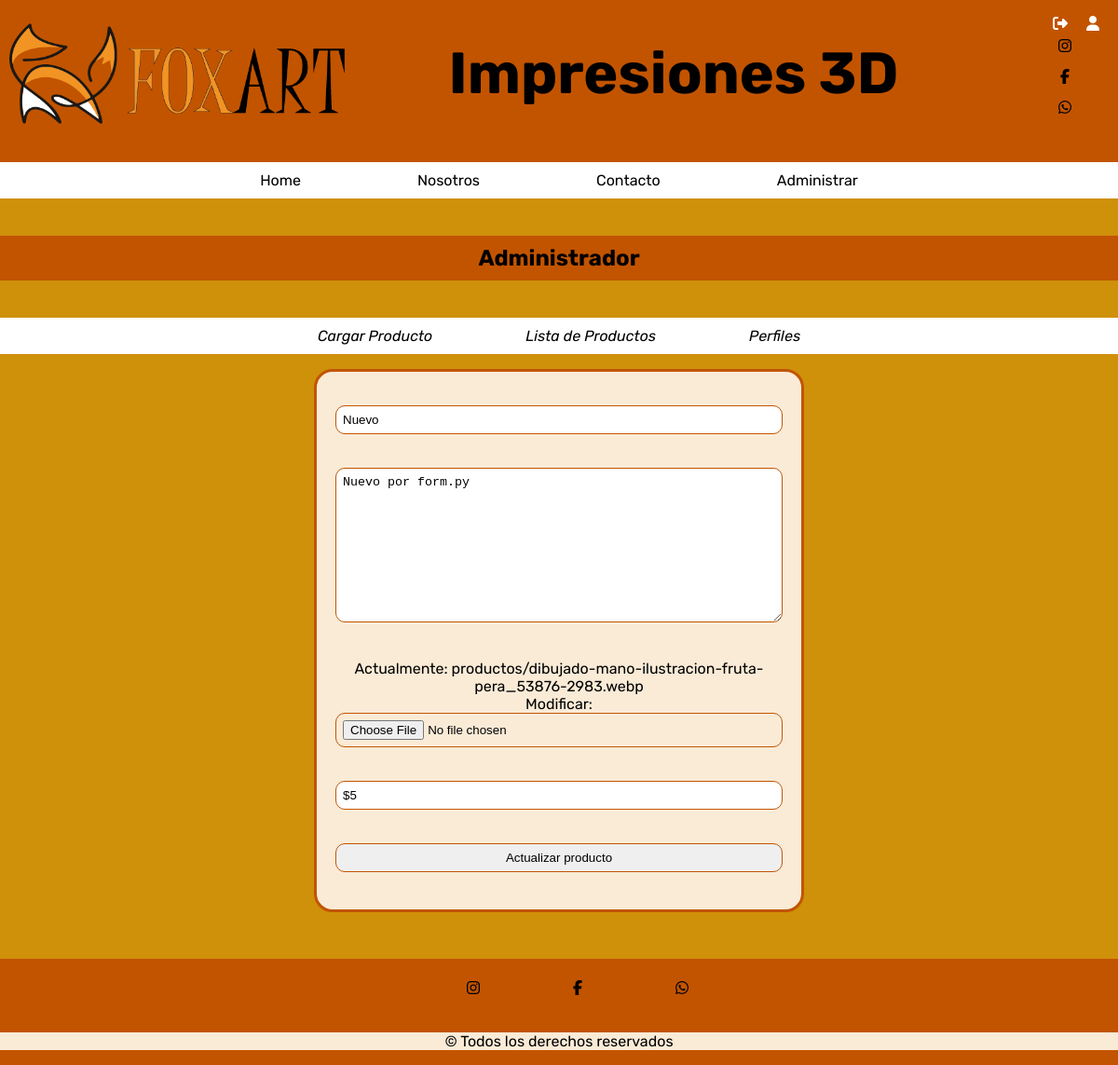
Page /productos/update/7/ (signed in) on the earlier database version.
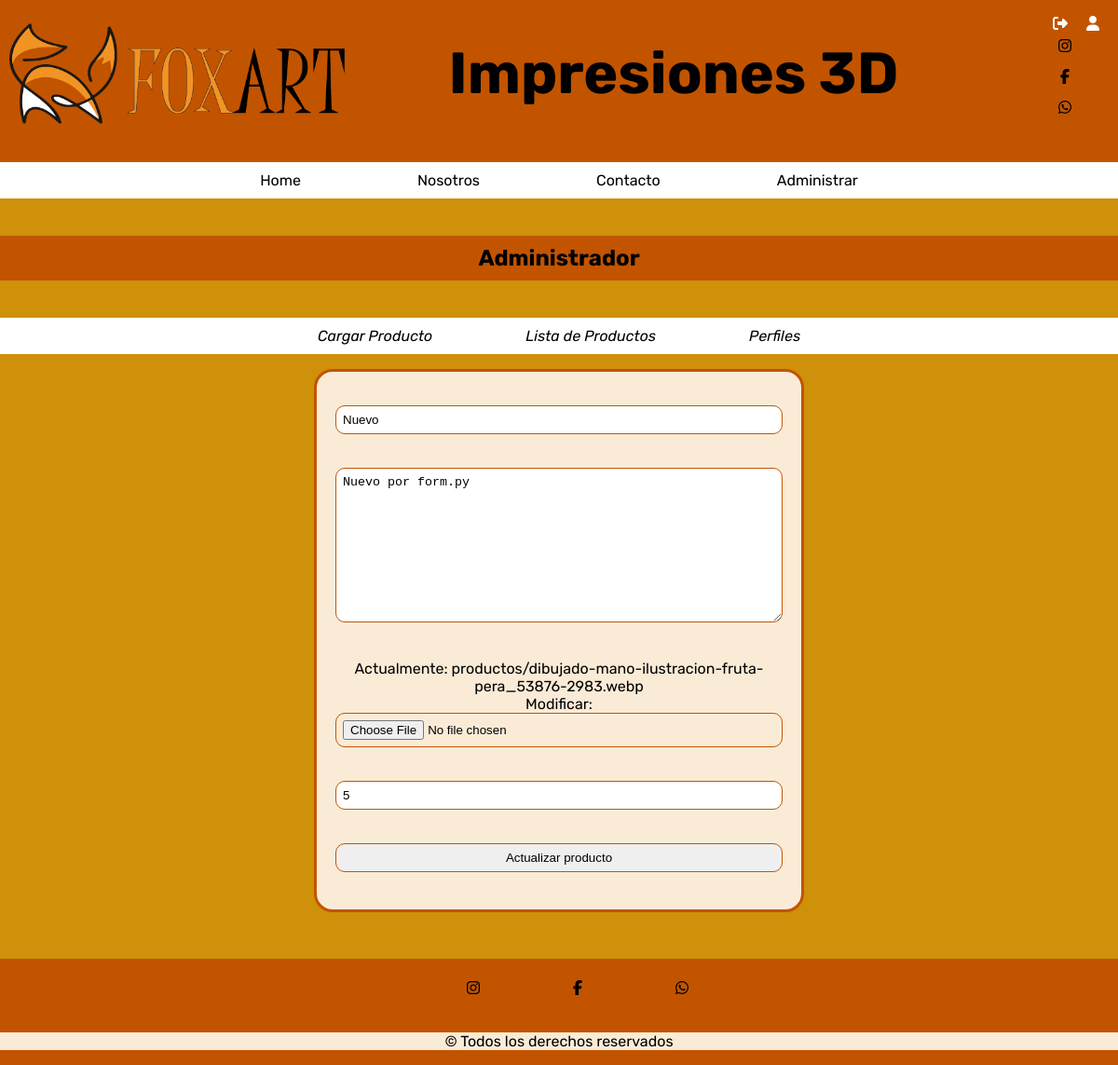
Same page on the later database version.
### productos/models.py (models this page shows, shortened)
class Product(models.Model):
    title = models.CharField(max_length=200, verbose_name="Titulo")
    description = models.TextField(verbose_name="Descripción")
    precio = models.CharField(max_length=10, verbose_name='Precio')
    image = models.ImageField(verbose_name="Imagen", upload_to="productos")
    created = models.DateTimeField(auto_now_add=True, verbose_name="Fecha de Creación")
    updated = models.DateTimeField(auto_now=True, verbose_name="Fecha de Modificación")
    class Meta:
        verbose_name = "producto"
        verbose_name_plural = "productos"
        ordering = ["-created"]

### productos/views.py (the view, shortened to what this page needs)
# urls.py: path('update/<int:pk>/', ProductUpdate.as_view(), name="update"),
@method_decorator(staff_member_required, name='dispatch')
class ProductUpdate(UpdateView):
    model = Product
    form_class = PageForm
    template_name_suffix = '_update_form'
    success_url = reverse_lazy('productos:productos')

### productos/forms.py
class PageForm(forms.ModelForm):
    class Meta:
        model = Product
        fields = ['title', 'description', 'image', 'precio']
        widgets ={
            'title' : forms.TextInput(attrs={'placeholder' : 'Nombre del Producto' }),
            'description': forms.Textarea(attrs={'placeholder': 'Descripción'}),
            'precio': forms.TextInput(attrs={'placeholder': 'Precio del Producto'}),
        }
        labels = {
            'title' : '', 'description':'', 'image': '', 'precio': '',
        }

### productos/templates/productos/product_update_form.html (shortened to what this page needs)
{% extends 'core/base.html' %}
{% load static %}
{% block content %}
{% include 'productos/includes/productos_menu.html'%}
<main role="main">
  <div class="container">
    <div class="row mt-3 mb-5">
      <div class="col-md-9 mx-auto">
        <div>
            <form action="" method="post" enctype="multipart/form-data">
                {{ form.as_p }}
                <div class="tex-center">
                    <input type="submit" class="btn btn-primary btn-block" value="Actualizar producto" />
                </div>
         </form>
        </div>
      </div>
    </div>
  </div>
</main>
{% endblock %}

Differences in the rows shown:
changed Product "Nuevo": precio "$5" → "5"
